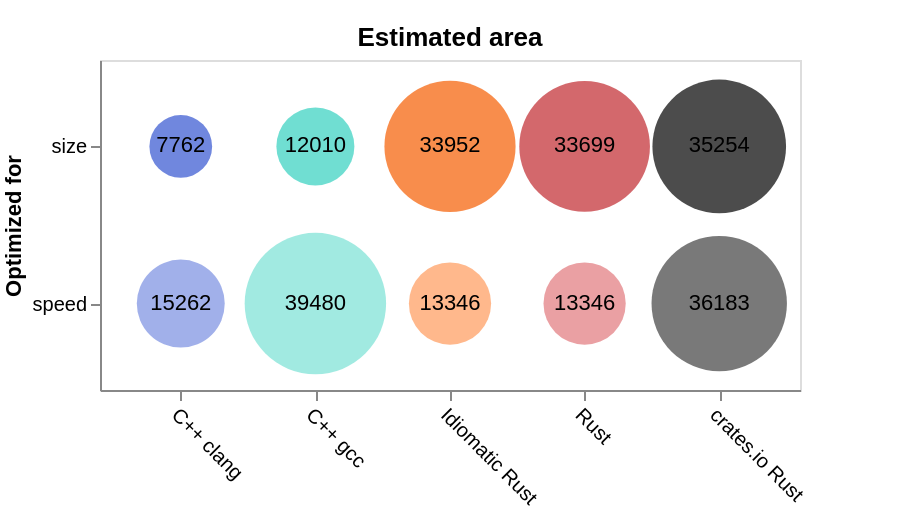

Source (Vega-Lite JSON):
### Vega-Lite specification from a JSON file in a GitHub repository (floating-point values rounded to 4 significant figures)
{"$schema": "https://vega.github.io/schema/vega-lite/v5.json", "title": "Estimated area", "data": {"values": [{"Logic blocks": 29576, "Flip-flops": 5678, "RAM blocks": 0, "trueDualPortBlockRam": 0, "Multipliers": 0, "otherBlocks": 0, "Area": 35254, "Maximum frequency (MHz)": 38.71, "Average clock cycles": 99, "id": "keccak_crates_size", "Setup": "crates.io Rust -Os", "Scenario": "crates.io Rust", "compilerSetup": "rust -Os", "Implementation": "crates.io Rust", "Function": "keccak", "Compiler": "Rust", "Optimized for": "size", "Optimization flag": "-Os", "Language": "Rust", "Idiomatic": "false", "From crates.io": "true", "color": "#000000"}, {"Logic blocks": 30505, "Flip-flops": 5678, "RAM blocks": 0, "trueDualPortBlockRam": 0, "Multipliers": 0, "otherBlocks": 0, "Area": 36183, "Maximum frequency (MHz)": 38.7, "Average clock cycles": 99, "id": "keccak_crates_speed", "Setup": "crates.io Rust -O3", "Scenario": "crates.io Rust", "compilerSetup": "rust -O3", "Implementation": "crates.io Rust", "Function": "keccak", "Compiler": "Rust", "Optimized for": "speed", "Optimization flag": "-O3", "Language": "Rust", "Idiomatic": "false", "From crates.io": "true", "color": "#404040"}, {"Logic blocks": 27169, "Flip-flops": 6522, "RAM blocks": 0, "trueDualPortBlockRam": 0, "Multipliers": 8, "otherBlocks": 0, "Area": 33699, "Maximum frequency (MHz)": 56.22, "Average clock cycles": 39793, "id": "keccak_rust_size", "Setup": "Rust -Os", "Scenario": "Rust", "compilerSetup": "rust -Os", "Implementation": "Rust", "Function": "keccak", "Compiler": "Rust", "Optimized for": "size", "Optimization flag": "-Os", "Language": "Rust", "Idiomatic": "false", "From crates.io": "false", "color": "#C1292E"}, {"Logic blocks": 9322, "Flip-flops": 4024, "RAM blocks": 0, "trueDualPortBlockRam": 0, "Multipliers": 0, "otherBlocks": 0, "Area": 13346, "Maximum frequency (MHz)": 106.7, "Average clock cycles": 99, "id": "keccak_rust_speed", "Setup": "Rust -O3", "Scenario": "Rust", "compilerSetup": "rust -O3", "Implementation": "Rust", "Function": "keccak", "Compiler": "Rust", "Optimized for": "speed", "Optimization flag": "-O3", "Language": "Rust", "Idiomatic": "false", "From crates.io": "false", "color": "#E2787C"}, {"Logic blocks": 27422, "Flip-flops": 6522, "RAM blocks": 0, "trueDualPortBlockRam": 0, "Multipliers": 8, "otherBlocks": 0, "Area": 33952, "Maximum frequency (MHz)": 55.53, "Average clock cycles": 47473, "id": "keccak_idiom_size", "Setup": "Idiomatic Rust -Os", "Scenario": "Idiomatic Rust", "compilerSetup": "rust -Os", "Implementation": "Idiomatic Rust", "Function": "keccak", "Compiler": "Rust", "Optimized for": "size", "Optimization flag": "-Os", "Language": "Rust", "Idiomatic": "true", "From crates.io": "false", "color": "#F65D00"}, {"Logic blocks": 9322, "Flip-flops": 4024, "RAM blocks": 0, "trueDualPortBlockRam": 0, "Multipliers": 0, "otherBlocks": 0, "Area": 13346, "Maximum frequency (MHz)": 106.7, "Average clock cycles": 99, "id": "keccak_idiom_speed", "Setup": "Idiomatic Rust -O3", "Scenario": "Idiomatic Rust", "compilerSetup": "rust -O3", "Implementation": "Idiomatic Rust", "Function": "keccak", "Compiler": "Rust", "Optimized for": "speed", "Optimization flag": "-O3", "Language": "Rust", "Idiomatic": "true", "From crates.io": "false", "color": "#FF9A5C"}, {"Logic blocks": 11406, "Flip-flops": 3856, "RAM blocks": 0, "trueDualPortBlockRam": 0, "Multipliers": 0, "otherBlocks": 0, "Area": 15262, "Maximum frequency (MHz)": 77.77, "Average clock cycles": 76, "id": "keccak_clang_speed", "Setup": "C++ clang -O3", "Scenario": "C++ clang", "compilerSetup": "clang -O3", "Implementation": "C++", "Function": "keccak", "Compiler": "Clang", "Optimized for": "speed", "Optimization flag": "-O3", "Language": "C++", "Idiomatic": "false", "From crates.io": "false", "color": "#7A8FE1"}, {"Logic blocks": 28549, "Flip-flops": 10931, "RAM blocks": 0, "trueDualPortBlockRam": 0, "Multipliers": 0, "otherBlocks": 0, "Area": 39480, "Maximum frequency (MHz)": 73.77, "Average clock cycles": 5450, "id": "keccak_gcc_speed", "Setup": "C++ gcc -O3", "Scenario": "C++ gcc", "compilerSetup": "gcc -O3", "Implementation": "C++", "Function": "keccak", "Compiler": "GCC", "Optimized for": "speed", "Optimization flag": "-O3", "Language": "C++", "Idiomatic": "false", "From crates.io": "false", "color": "#7AE1D5"}, {"Logic blocks": 5359, "Flip-flops": 2321, "RAM blocks": 80, "trueDualPortBlockRam": 0, "Multipliers": 2, "otherBlocks": 0, "Area": 7762, "Maximum frequency (MHz)": 89.07, "Average clock cycles": 19994, "id": "keccak_clang_size", "Setup": "C++ clang -Os", "Scenario": "C++ clang", "compilerSetup": "clang -Os", "Implementation": "C++", "Function": "keccak", "Compiler": "Clang", "Optimized for": "size", "Optimization flag": "-Os", "Language": "C++", "Idiomatic": "false", "From crates.io": "false", "color": "#3454D1"}, {"Logic blocks": 8592, "Flip-flops": 3328, "RAM blocks": 80, "trueDualPortBlockRam": 0, "Multipliers": 10, "otherBlocks": 0, "Area": 12010, "Maximum frequency (MHz)": 84.59, "Average clock cycles": 21890, "id": "keccak_gcc_size", "Setup": "C++ gcc -Os", "Scenario": "C++ gcc", "compilerSetup": "gcc -Os", "Implementation": "C++", "Function": "keccak", "Compiler": "GCC", "Optimized for": "size", "Optimization flag": "-Os", "Language": "C++", "Idiomatic": "false", "From crates.io": "false", "color": "#34D1BF"}]}, "autosize": "none", "padding": {"left": 50, "top": 30, "right": 50, "bottom": 70}, "width": 350, "height": 165, "encoding": {"x": {"field": "Scenario", "type": "nominal", "axis": {"labelAngle": 45}, "title": null, "scale": {"padding": 0.6}}, "y": {"field": "Optimized for", "type": "nominal", "scale": {"padding": 0.55}}}, "layer": [{"mark": {"type": "circle", "tooltip": true, "stroke": "black"}, "encoding": {"size": {"field": "Area", "type": "quantitative", "legend": null, "scale": {"range": [0, 5000]}}, "color": {"legend": null, "field": "color", "type": "nominal", "scale": {"range": {"field": "color"}}}, "tooltip": [{"field": "Setup"}, {"field": "Area", "type": "quantitative"}], "strokeWidth": {"condition": [{"param": "hover", "empty": false, "value": 0.5}], "value": 0}}, "params": [{"name": "hover", "select": {"type": "point", "on": "mouseover"}}]}, {"mark": "text", "encoding": {"text": {"field": "Area", "type": "quantitative"}}}]}
